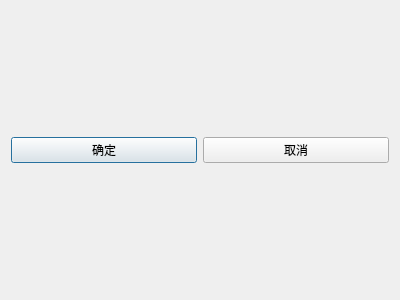
<?xml version="1.0" encoding="UTF-8"?>
<ui version="4.0">
 <class>stopDialog</class>
 <widget class="QDialog" name="stopDialog">
  <property name="geometry">
   <rect>
    <x>0</x>
    <y>0</y>
    <width>400</width>
    <height>300</height>
   </rect>
  </property>
  <property name="windowTitle">
   <string>Dialog</string>
  </property>
  <layout class="QGridLayout" name="gridLayout">
   <item row="0" column="0">
    <widget class="QPushButton" name="sureBtn">
     <property name="text">
      <string>确定</string>
     </property>
    </widget>
   </item>
   <item row="0" column="1">
    <widget class="QPushButton" name="clenBtn">
     <property name="text">
      <string>取消</string>
     </property>
    </widget>
   </item>
  </layout>
 </widget>
 <resources/>
 <connections/>
</ui>
